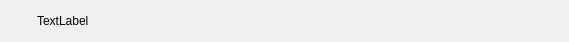
<?xml version="1.0" encoding="UTF-8"?>
<ui version="4.0">
 <class>PrinterOverviewHeaterFrame</class>
 <widget class="QFrame" name="PrinterOverviewHeaterFrame">
  <property name="geometry">
   <rect>
    <x>0</x>
    <y>0</y>
    <width>569</width>
    <height>38</height>
   </rect>
  </property>
  <property name="sizePolicy">
   <sizepolicy hsizetype="Minimum" vsizetype="Minimum">
    <horstretch>0</horstretch>
    <verstretch>0</verstretch>
   </sizepolicy>
  </property>
  <property name="windowTitle">
   <string>Frame</string>
  </property>
  <layout class="QHBoxLayout" name="horizontalLayout">
   <item>
    <widget class="QIndicatorWidget" name="indicatorWidget">
     <property name="minimumSize">
      <size>
       <width>20</width>
       <height>20</height>
      </size>
     </property>
     <property name="maximumSize">
      <size>
       <width>20</width>
       <height>20</height>
      </size>
     </property>
     <property name="toolTip">
      <string>Gauge Cluster Widget</string>
     </property>
     <property name="whatsThis">
      <string>Status Indicator Widget</string>
     </property>
    </widget>
   </item>
   <item>
    <widget class="QLabel" name="label">
     <property name="sizePolicy">
      <sizepolicy hsizetype="Minimum" vsizetype="Minimum">
       <horstretch>0</horstretch>
       <verstretch>0</verstretch>
      </sizepolicy>
     </property>
     <property name="text">
      <string>TextLabel</string>
     </property>
    </widget>
   </item>
  </layout>
 </widget>
 <customwidgets>
  <customwidget>
   <class>QIndicatorWidget</class>
   <extends>QWidget</extends>
   <header>QtDAWidgets/qindicatorwidget.h</header>
  </customwidget>
 </customwidgets>
 <resources/>
 <connections/>
</ui>
